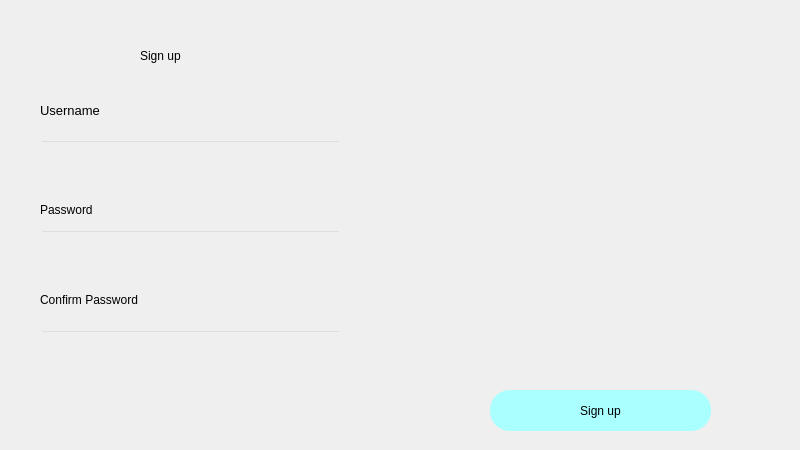
<?xml version="1.0" encoding="UTF-8"?>
<ui version="4.0">
 <class>MainWindow</class>
 <widget class="QMainWindow" name="MainWindow">
  <property name="geometry">
   <rect>
    <x>0</x>
    <y>0</y>
    <width>800</width>
    <height>450</height>
   </rect>
  </property>
  <property name="windowTitle">
   <string>MainWindow</string>
  </property>
  <widget class="QWidget" name="centralwidget">
   <widget class="QLabel" name="label">
    <property name="geometry">
     <rect>
      <x>0</x>
      <y>0</y>
      <width>800</width>
      <height>450</height>
     </rect>
    </property>
    <property name="styleSheet">
     <string notr="true">background-image:url(:/MENU/60513-01-gym-powerpoint-template-light-16x9-1.jpg)</string>
    </property>
    <property name="text">
     <string/>
    </property>
   </widget>
   <widget class="QLabel" name="label_2">
    <property name="geometry">
     <rect>
      <x>140</x>
      <y>20</y>
      <width>171</width>
      <height>71</height>
     </rect>
    </property>
    <property name="styleSheet">
     <string notr="true">font: 36pt &quot;MS Shell Dlg 2&quot;; color:rgb(0, 0, 0)</string>
    </property>
    <property name="text">
     <string>Sign up</string>
    </property>
   </widget>
   <widget class="QLabel" name="label_3">
    <property name="geometry">
     <rect>
      <x>40</x>
      <y>100</y>
      <width>81</width>
      <height>20</height>
     </rect>
    </property>
    <property name="font">
     <font>
      <family>MS Shell Dlg 2</family>
      <pointsize>10</pointsize>
      <weight>50</weight>
      <italic>false</italic>
      <bold>false</bold>
     </font>
    </property>
    <property name="styleSheet">
     <string notr="true">font: 10pt &quot;MS Shell Dlg 2&quot;;</string>
    </property>
    <property name="text">
     <string>Username</string>
    </property>
   </widget>
   <widget class="QLineEdit" name="emailfield">
    <property name="geometry">
     <rect>
      <x>40</x>
      <y>140</y>
      <width>301</width>
      <height>41</height>
     </rect>
    </property>
    <property name="styleSheet">
     <string notr="true">background-color:rgba(0,0,0,0);
font: 12pt &quot;MS Shell Dlg 2&quot;;
</string>
    </property>
   </widget>
   <widget class="QLabel" name="label_4">
    <property name="geometry">
     <rect>
      <x>40</x>
      <y>200</y>
      <width>81</width>
      <height>20</height>
     </rect>
    </property>
    <property name="styleSheet">
     <string notr="true">font: 10pt &quot;MS Shell Dlg 2&quot;;</string>
    </property>
    <property name="text">
     <string>Password</string>
    </property>
   </widget>
   <widget class="QLineEdit" name="passwordfield">
    <property name="geometry">
     <rect>
      <x>40</x>
      <y>230</y>
      <width>301</width>
      <height>41</height>
     </rect>
    </property>
    <property name="styleSheet">
     <string notr="true">background-color:rgba(0,0,0,0);
font: 12pt &quot;MS Shell Dlg 2&quot;;</string>
    </property>
   </widget>
   <widget class="QLabel" name="label_5">
    <property name="geometry">
     <rect>
      <x>40</x>
      <y>290</y>
      <width>141</width>
      <height>20</height>
     </rect>
    </property>
    <property name="styleSheet">
     <string notr="true">font: 10pt &quot;MS Shell Dlg 2&quot;;</string>
    </property>
    <property name="text">
     <string>Confirm Password</string>
    </property>
   </widget>
   <widget class="QLineEdit" name="confirmpasswordfield">
    <property name="geometry">
     <rect>
      <x>40</x>
      <y>330</y>
      <width>301</width>
      <height>41</height>
     </rect>
    </property>
    <property name="styleSheet">
     <string notr="true">background-color:rgba(0,0,0,0);
font: 12pt &quot;MS Shell Dlg 2&quot;;</string>
    </property>
   </widget>
   <widget class="QPushButton" name="signup">
    <property name="geometry">
     <rect>
      <x>490</x>
      <y>390</y>
      <width>221</width>
      <height>41</height>
     </rect>
    </property>
    <property name="styleSheet">
     <string notr="true">border-radius:20px;
background-color: rgb(170, 255, 255);
font: 14pt &quot;MS Shell Dlg 2&quot;;</string>
    </property>
    <property name="text">
     <string>Sign up</string>
    </property>
   </widget>
  </widget>
 </widget>
 <resources>
  <include location="MENU.qrc"/>
 </resources>
 <connections/>
</ui>
